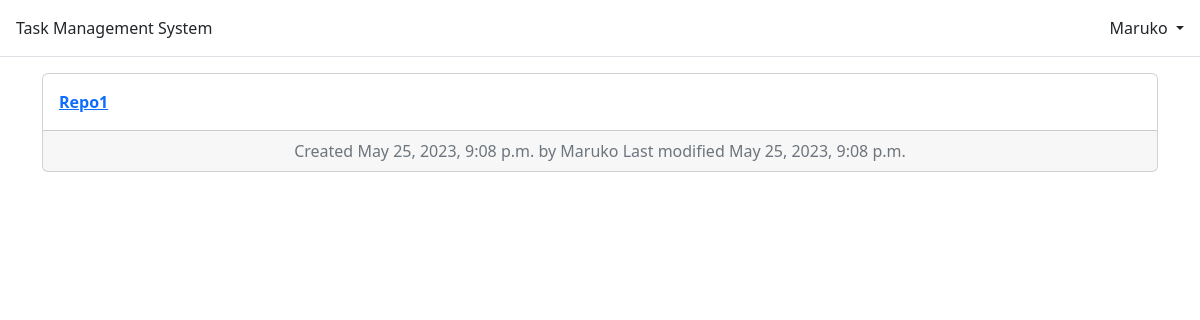
Screenshot of /repository/ (signed in) with the database file from the repository.
### repository/models.py (models this page shows)
class Repository(models.Model):
    repo_id = models.AutoField(primary_key=True)
    name = models.CharField(max_length=30)
    created = models.DateTimeField(auto_now_add=True)
    last_modified = models.DateTimeField(auto_now=True)
    created_by = models.ForeignKey(settings.AUTH_USER_MODEL,on_delete=models.CASCADE)
    class Meta:
        db_table = 'tms_repository'

### repository/views.py (the view)
# urls.py: path("", views.RepositoryListView.as_view(), name="repository_list"),
class RepositoryListView(ListView):
    model = Repository
    template_name = "repository/list_repository.html"
    context_object_name = "repo_list"
    def get_queryset(self):
        return Repository.objects.all().filter(repo_id__in = Repo_user.objects.all().filter(username=self.request.user).values("role_id__repo_id").distinct())
    def get(self, request: HttpRequest, *args: any, **kwargs: any) -> HttpResponse:
        if not request.user.is_authenticated:
            return redirect("home")
        return super().get(request, *args, **kwargs)

### templates/repository/list_repository.html (shortened to what this page needs)
{% extends "base.html" %}
{% block content %}
{% if user.is_authenticated %}
{% if repo_list %}
{% for repository in repo_list %}
<div class="card">
  <div class="card-body">
    <span class="fw-bold">
      <a href="{% url 'repository_detail' repository.repo_id repository.name %}">{{ repository.name }}</a>
    </span>
  </div>
  <div class="card-footer text-center text-muted">
    <span>Created {{ repository.created }} by {{ repository.created_by }}</span>
    <span>Last modified {{ repository.last_modified }}</span>
  </div>
</div>
<br />
{% endfor %}
{% endif %}
{% endif %}
{% endblock content %}

### templates/base.html (shortened to what this page needs)
<!DOCTYPE html>
<html>
<head>
  <link href="https://cdn.jsdelivr.net/npm/bootstrap@5.2.3/dist/css/bootstrap.min.css" rel="stylesheet"
>
</head>
<body>
  <header class="p-3 mb-3 border-bottom">
    <div class="d-flex flex-wrap align-items-center justify-content-between">
      <a class="navbar-brand" href="{% url 'home' %}">Task Management System</a>
      {% if user.is_authenticated %}
      <div class="dropdown justify-content-end">
        <a href="#" class="d-block link-dark text-decoration-none dropdown-toggle" id="dropdownUser1"
          data-bs-toggle="dropdown" aria-expanded="false">
          {{ user.username }}
        </a>
      </div>
      {% else %}
      <div class="justify-content-end">
        <a href="{% url 'login' %}" class="btn btn-outline-primary me-2">
          Log In</a>
        <a href="{% url 'signup' %}" class="btn btn-primary">Sign Up</a>
      </div>
      {% endif %}
    </div>
  </header>
  <main>
    <div class="container">
      {% block content %}
      {% endblock content %}
    </div>
  </main>
</body>
</html>

### rows the page displays
Repository: name "Repo1", created "May 25, 2023, 9:08 p.m.", created_by "Maruko", last_modified "May 25, 2023, 9:08 p.m."

### other values shown
{{ user.username }} "Maruko"
